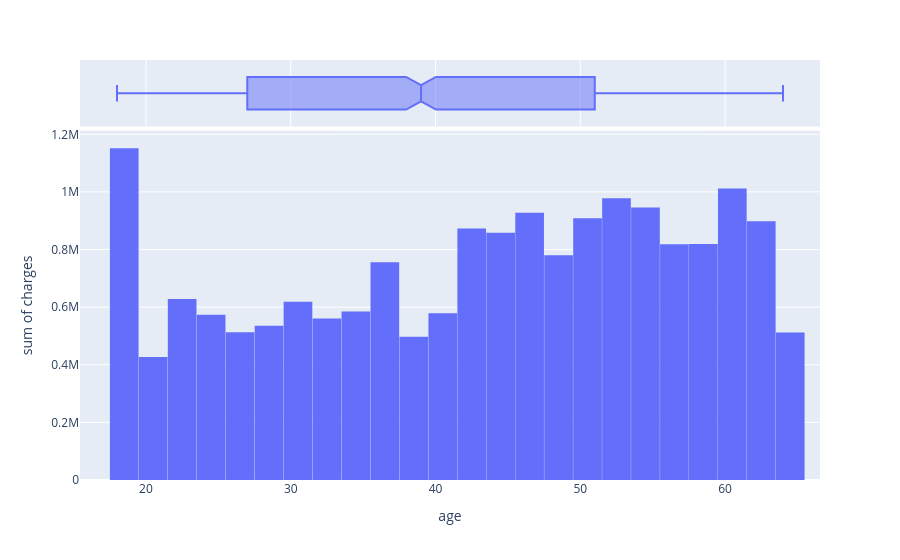

Notebook source saved alongside this figure:
### Code cell
fig = px.histogram(df,x='age',marginal='box',y='charges')
fig.update_layout(bargap=0.01)
fig

### Figure 1 — Plotly figure (JSON) as saved in the notebook; plotly's stock layout.template omitted (floating-point values rounded to 4 significant figures; data arrays with more than 128 entries replaced by an {"elided": "..."} marker saying what was removed)
{"data": [{"alignmentgroup": "True", "bingroup": "x", "histfunc": "sum", "hovertemplate": "age=%{x}<br>sum of charges=%{y}<extra></extra>", "legendgroup": "", "marker": {"color": "#636efa", "pattern": {"shape": ""}}, "name": "", "offsetgroup": "", "orientation": "v", "showlegend": false, "type": "histogram", "x": {"elided": "1338 int values"}, "xaxis": "x", "y": {"elided": "1338 float values"}, "yaxis": "y"}, {"alignmentgroup": "True", "hovertemplate": "age=%{x}<extra></extra>", "legendgroup": "", "marker": {"color": "#636efa"}, "name": "", "notched": true, "offsetgroup": "", "showlegend": false, "type": "box", "x": {"elided": "1338 int values"}, "xaxis": "x2", "yaxis": "y2"}], "layout": {"bargap": 0.01, "barmode": "relative", "legend": {"tracegroupgap": 0}, "margin": {"t": 60}, "xaxis": {"anchor": "y", "domain": [0, 1], "title": {"text": "age"}}, "xaxis2": {"anchor": "y2", "domain": [0, 1], "matches": "x", "showgrid": true, "showticklabels": false}, "yaxis": {"anchor": "x", "domain": [0, 0.8316], "title": {"text": "sum of charges"}}, "yaxis2": {"anchor": "x2", "domain": [0.8416, 1], "matches": "y2", "showgrid": false, "showline": false, "showticklabels": false, "ticks": ""}}}
